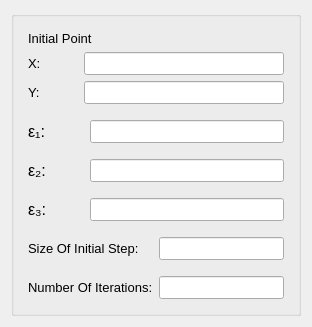
          <widget class="QWidget" name="firstTab">
           <attribute name="title">
            <string>1</string>
           </attribute>
           <layout class="QGridLayout" name="gridLayout_2">
            <item row="0" column="0">
             <widget class="QGroupBox" name="firstTabGridGroupBox">
              <layout class="QVBoxLayout" name="mainFirstTabVerticalLayout">
               <item>
                <layout class="QVBoxLayout" name="initialPointVerticalLayout">
                 <property name="leftMargin">
                  <number>5</number>
                 </property>
                 <property name="topMargin">
                  <number>5</number>
                 </property>
                 <property name="rightMargin">
                  <number>5</number>
                 </property>
                 <property name="bottomMargin">
                  <number>5</number>
                 </property>
                 <item>
                  <widget class="QLabel" name="inititalPointLabel">
                   <property name="sizePolicy">
                    <sizepolicy hsizetype="Minimum" vsizetype="Maximum">
                     <horstretch>0</horstretch>
                     <verstretch>0</verstretch>
                    </sizepolicy>
                   </property>
                   <property name="font">
                    <font>
                     <pointsize>10</pointsize>
                    </font>
                   </property>
                   <property name="text">
                    <string>Initial Point</string>
                   </property>
                  </widget>
                 </item>
                 <item>
                  <layout class="QHBoxLayout" name="xAxisHorizontalLayout" stretch="1,4">
                   <item>
                    <widget class="QLabel" name="xLabel">
                     <property name="font">
                      <font>
                       <pointsize>10</pointsize>
                      </font>
                     </property>
                     <property name="text">
                      <string>X:</string>
                     </property>
                    </widget>
                   </item>
                   <item>
                    <widget class="QLineEdit" name="xLineEdit">
                     <property name="font">
                      <font>
                       <pointsize>10</pointsize>
                      </font>
                     </property>
                    </widget>
                   </item>
                  </layout>
                 </item>
                 <item>
                  <layout class="QHBoxLayout" name="yAxisHorizontalLayout" stretch="1,4">
                   <item>
                    <widget class="QLabel" name="yLabel">
                     <property name="font">
                      <font>
                       <pointsize>10</pointsize>
                      </font>
                     </property>
                     <property name="text">
                      <string>Y:</string>
                     </property>
                    </widget>
                   </item>
                   <item>
                    <widget class="QLineEdit" name="yLineEdit">
                     <property name="font">
                      <font>
                       <pointsize>10</pointsize>
                      </font>
                     </property>
                    </widget>
                   </item>
                  </layout>
                 </item>
                </layout>
               </item>
               <item>
                <layout class="QHBoxLayout" name="firstEpsHorizontalLayout" stretch="2,7">
                 <property name="leftMargin">
                  <number>5</number>
                 </property>
                 <property name="topMargin">
                  <number>5</number>
                 </property>
                 <property name="rightMargin">
                  <number>5</number>
                 </property>
                 <property name="bottomMargin">
                  <number>5</number>
                 </property>
                 <item>
                  <widget class="QLabel" name="firstEpsLabel">
                   <property name="font">
                    <font>
                     <pointsize>12</pointsize>
                    </font>
                   </property>
                   <property name="text">
                    <string>ε₁:</string>
                   </property>
                  </widget>
                 </item>
                 <item>
                  <widget class="QLineEdit" name="firstEpsLineEdit">
                   <property name="font">
                    <font>
                     <pointsize>10</pointsize>
                    </font>
                   </property>
                  </widget>
                 </item>
                </layout>
               </item>
               <item>
                <layout class="QHBoxLayout" name="secondEpsHorizontalLayout" stretch="2,7">
                 <property name="leftMargin">
                  <number>5</number>
                 </property>
                 <property name="topMargin">
                  <number>5</number>
                 </property>
                 <property name="rightMargin">
                  <number>5</number>
                 </property>
                 <property name="bottomMargin">
                  <number>5</number>
                 </property>
                 <item>
                  <widget class="QLabel" name="secondEpsLabel">
                   <property name="font">
                    <font>
                     <pointsize>12</pointsize>
                    </font>
                   </property>
                   <property name="text">
                    <string>ε₂:</string>
                   </property>
                  </widget>
                 </item>
                 <item>
                  <widget class="QLineEdit" name="secondEpsLineEdit">
                   <property name="font">
                    <font>
                     <pointsize>10</pointsize>
                    </font>
                   </property>
                  </widget>
                 </item>
                </layout>
               </item>
               <item>
                <layout class="QHBoxLayout" name="thirdEpsHorizontalLayout" stretch="2,7">
                 <property name="leftMargin">
                  <number>5</number>
                 </property>
                 <property name="topMargin">
                  <number>5</number>
                 </property>
                 <property name="rightMargin">
                  <number>5</number>
                 </property>
                 <property name="bottomMargin">
                  <number>5</number>
                 </property>
                 <item>
                  <widget class="QLabel" name="thirdEpsLabel">
                   <property name="font">
                    <font>
                     <pointsize>12</pointsize>
                    </font>
                   </property>
                   <property name="text">
                    <string>ε₃:</string>
                   </property>
                  </widget>
                 </item>
                 <item>
                  <widget class="QLineEdit" name="thirdEpsLineEdit">
                   <property name="font">
                    <font>
                     <pointsize>10</pointsize>
                    </font>
                   </property>
                  </widget>
                 </item>
                </layout>
               </item>
               <item>
                <layout class="QHBoxLayout" name="initialStepHorizontalLayout" stretch="3,3">
                 <property name="leftMargin">
                  <number>5</number>
                 </property>
                 <property name="topMargin">
                  <number>5</number>
                 </property>
                 <property name="rightMargin">
                  <number>5</number>
                 </property>
                 <property name="bottomMargin">
                  <number>5</number>
                 </property>
                 <item>
                  <widget class="QLabel" name="initialStepLabel">
                   <property name="font">
                    <font>
                     <pointsize>10</pointsize>
                    </font>
                   </property>
                   <property name="text">
                    <string>Size Of Initial Step:</string>
                   </property>
                  </widget>
                 </item>
                 <item>
                  <widget class="QLineEdit" name="initialStepLineEdit">
                   <property name="font">
                    <font>
                     <pointsize>10</pointsize>
                    </font>
                   </property>
                  </widget>
                 </item>
                </layout>
               </item>
               <item>
                <layout class="QHBoxLayout" name="numIterHorizontalLayout" stretch="3,3">
                 <property name="leftMargin">
                  <number>5</number>
                 </property>
                 <property name="topMargin">
                  <number>5</number>
                 </property>
                 <property name="rightMargin">
                  <number>5</number>
                 </property>
                 <property name="bottomMargin">
                  <number>5</number>
                 </property>
                 <item>
                  <widget class="QLabel" name="numIterLabel">
                   <property name="font">
                    <font>
                     <pointsize>10</pointsize>
                    </font>
                   </property>
                   <property name="text">
                    <string>Number Of Iterations:</string>
                   </property>
                  </widget>
                 </item>
                 <item>
                  <widget class="QLineEdit" name="numIterLineEdit">
                   <property name="font">
                    <font>
                     <pointsize>10</pointsize>
                    </font>
                   </property>
                  </widget>
                 </item>
                </layout>
               </item>
              </layout>
             </widget>
            </item>
           </layout>
          </widget>
